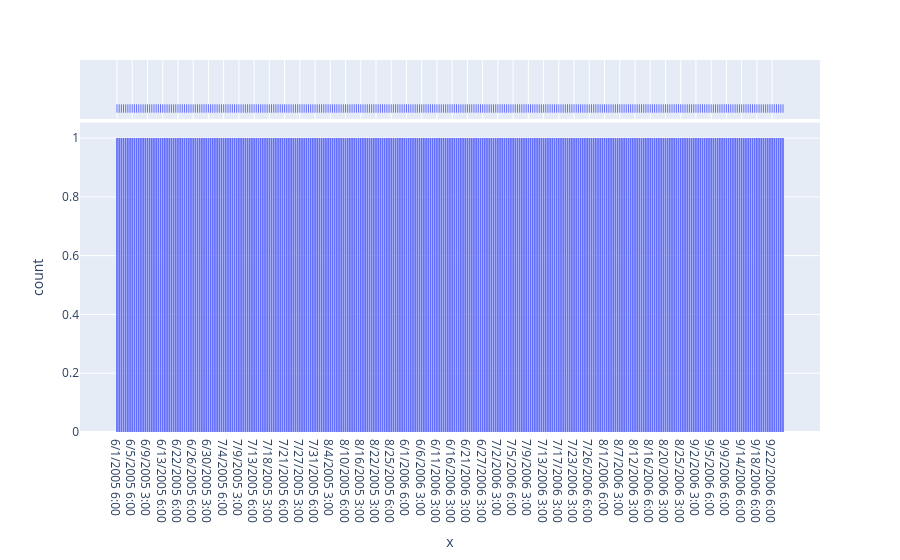

Here is the notebook cell this chart was saved with:
### Code cell
fig6 = px.histogram(x=data_df.index, marginal='rug')
fig6.show()

### Figure 1 — Plotly figure (JSON) as saved in the notebook; plotly's stock layout.template omitted (floating-point values rounded to 4 significant figures; data arrays with more than 128 entries replaced by an {"elided": "..."} marker saying what was removed)
{"data": [{"alignmentgroup": "True", "bingroup": "x", "hovertemplate": "x=%{x}<br>count=%{y}<extra></extra>", "legendgroup": "", "marker": {"color": "#636efa", "pattern": {"shape": ""}}, "name": "", "offsetgroup": "", "orientation": "v", "showlegend": false, "type": "histogram", "x": {"elided": "307 str values"}, "xaxis": "x", "yaxis": "y"}, {"alignmentgroup": "True", "boxpoints": "all", "fillcolor": "rgba(255,255,255,0)", "hoveron": "points", "hovertemplate": "x=%{x}<extra></extra>", "jitter": 0, "legendgroup": "", "line": {"color": "rgba(255,255,255,0)"}, "marker": {"color": "#636efa", "symbol": "line-ns-open"}, "name": "", "offsetgroup": "", "showlegend": false, "type": "box", "x": {"elided": "307 str values"}, "xaxis": "x2", "yaxis": "y2"}], "layout": {"autosize": true, "barmode": "relative", "legend": {"tracegroupgap": 0}, "margin": {"t": 60}, "xaxis": {"anchor": "y", "autorange": true, "domain": [0, 1], "range": [-17, 323], "title": {"text": "x"}, "type": "category"}, "xaxis2": {"anchor": "y2", "autorange": true, "domain": [0, 1], "matches": "x", "range": [-17, 323], "showgrid": true, "showticklabels": false, "type": "category"}, "yaxis": {"anchor": "x", "autorange": true, "domain": [0, 0.8316], "range": [0, 1.053], "title": {"text": "count"}}, "yaxis2": {"anchor": "x2", "autorange": true, "domain": [0.8416, 1], "matches": "y2", "range": [-0.6352, 0.5], "showgrid": false, "showline": false, "showticklabels": false, "ticks": "", "type": "category"}}}
